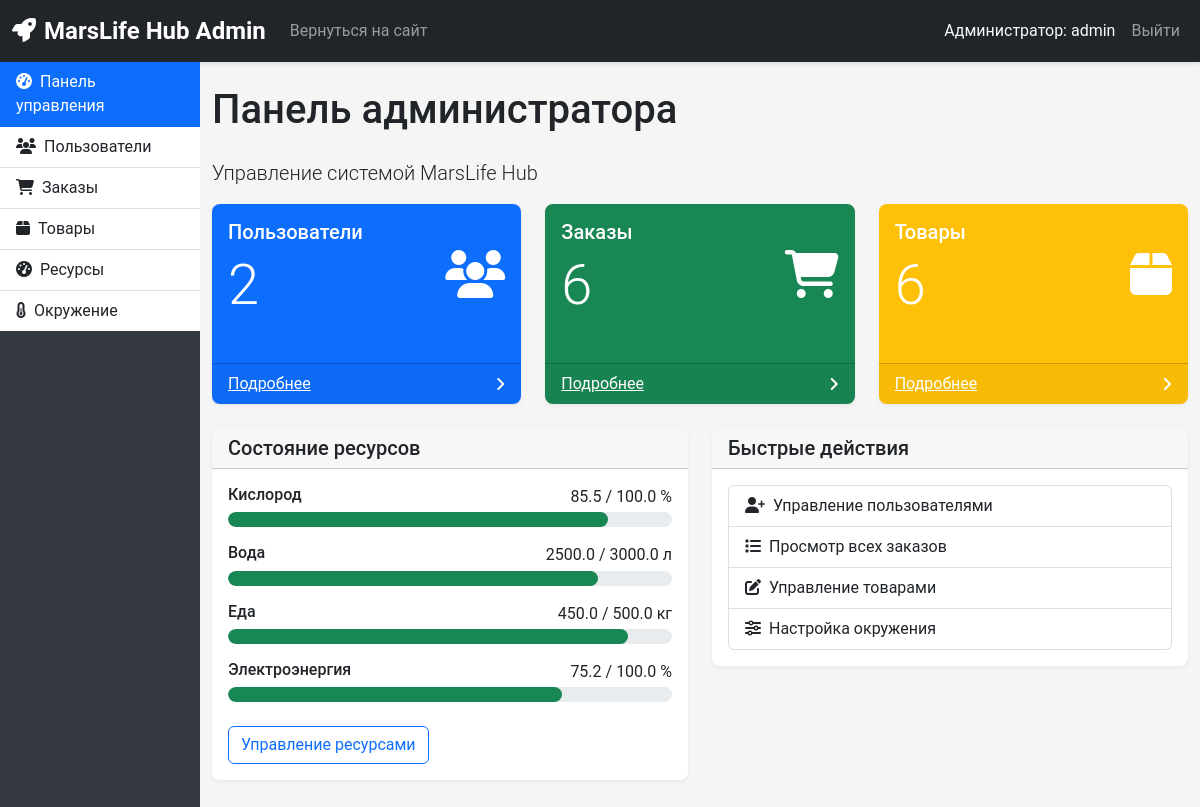
The page /admin (signed in) on the database its author committed.
### app_copy.py (models this page shows)
class Resource(db.Model):
    id = db.Column(db.Integer, primary_key=True)
    name = db.Column(db.String(50), nullable=False)
    current_level = db.Column(db.Float, nullable=False)
    max_level = db.Column(db.Float, nullable=False)
    unit = db.Column(db.String(20), nullable=False)
    last_updated = db.Column(db.DateTime, default=datetime.utcnow)

### app_copy.py (the view)
@app.route('/admin')
def admin_dashboard():
    if 'user_id' not in session:
        return redirect(url_for('login'))
    user = User.query.get(session['user_id'])
    if not user or user.role != 'admin':
        flash('У вас нет доступа к админской панели', 'danger')
        return redirect(url_for('index'))
    users_count = User.query.count()
    transactions_count = Transaction.query.count()
    products_count = Product.query.count()
    resources = Resource.query.all()
    return render_template('admin/dashboard.html',
                           users_count=users_count,
                           transactions_count=transactions_count,
                           products_count=products_count,
                           resources=resources)

### templates/admin/dashboard.html (shortened to what this page needs)
{% extends 'admin/base.html' %}
{% block content %}
<div class="row">
    <div class="col-12">
        <h1 class="mb-4">Панель администратора</h1>
        <p class="lead">Управление системой MarsLife Hub</p>
    </div>
</div>
<div class="row">
    <div class="col-md-4 mb-4">
        <div class="card bg-primary text-white h-100">
            <div class="card-body">
                <div class="d-flex justify-content-between align-items-center">
                    <div>
                        <h5 class="card-title">Пользователи</h5>
                        <h2 class="display-4">{{ users_count }}</h2>
                    </div>
                    <i class="fas fa-users fa-3x"></i>
                </div>
            </div>
            <div class="card-footer d-flex align-items-center justify-content-between">
                <a href="{{ url_for('admin_users') }}" class="text-white">Подробнее</a>
                <i class="fas fa-angle-right"></i>
            </div>
        </div>
    </div>
    <div class="col-md-4 mb-4">
        <div class="card bg-success text-white h-100">
            <div class="card-body">
                <div class="d-flex justify-content-between align-items-center">
                    <div>
                        <h5 class="card-title">Заказы</h5>
                        <h2 class="display-4">{{ transactions_count }}</h2>
                    </div>
                    <i class="fas fa-shopping-cart fa-3x"></i>
                </div>
            </div>
            <div class="card-footer d-flex align-items-center justify-content-between">
                <a href="{{ url_for('admin_transactions') }}" class="text-white">Подробнее</a>
                <i class="fas fa-angle-right"></i>
            </div>
        </div>
    </div>
    <div class="col-md-4 mb-4">
        <div class="card bg-warning text-white h-100">
            <div class="card-body">
                <div class="d-flex justify-content-between align-items-center">
                    <div>
                        <h5 class="card-title">Товары</h5>
                        <h2 class="display-4">{{ products_count }}</h2>
                    </div>
                    <i class="fas fa-box fa-3x"></i>
                </div>
            </div>
            <div class="card-footer d-flex align-items-center justify-content-between">
                <a href="{{ url_for('admin_products') }}" class="text-white">Подробнее</a>
                <i class="fas fa-angle-right"></i>
            </div>
        </div>
    </div>
</div>
<div class="row">
    <div class="col-md-6 mb-4">
        <div class="card">
            <div class="card-header">
                <h5 class="mb-0">Состояние ресурсов</h5>
            </div>
            <div class="card-body">
                {% for resource in resources %}
                <div class="mb-3">
                    <div class="d-flex justify-content-between">
                        <h6>{{ resource.name }}</h6>
                        <span>{{ resource.current_level }} / {{ resource.max_level }} {{ resource.unit }}</span>
                    </div>
                    <div class="progress">
                        {% set percentage = (resource.current_level / resource.max_level) * 100 %}
                        {% if percentage < 30 %}
                            {% set color = "danger" %}
                        {% elif percentage < 70 %}
                            {% set color = "warning" %}
                        {% else %}
                            {% set color = "success" %}
                        {% endif %}
                        <div class="progress-bar bg-{{ color }}" role="progressbar" style="width: {{ percentage }}%"></div>
                    </div>
                </div>
                {% endfor %}
                <a href="{{ url_for('resources') }}" class="btn btn-outline-primary mt-2">Управление ресурсами</a>
            </div>
        </div>
    </div>
    <div class="col-md-6 mb-4">
        <div class="card">
            <div class="card-header">
                <h5 class="mb-0">Быстрые действия</h5>
            </div>
            <div class="card-body">
                <div class="list-group">
                    <a href="{{ url_for('admin_users') }}" class="list-group-item list-group-item-action">
                        <i class="fas fa-user-plus me-2"></i>Управление пользователями
                    </a>
                    <a href="{{ url_for('admin_transactions') }}" class="list-group-item list-group-item-action">
                        <i class="fas fa-list me-2"></i>Просмотр всех заказов
                    </a>
                    <a href="{{ url_for('admin_products') }}" class="list-group-item list-group-item-action">
                        <i class="fas fa-edit me-2"></i>Управление товарами
                    </a>
                    <a href="{{ url_for('environment') }}" class="list-group-item list-group-item-action">
                        <i class="fas fa-sliders-h me-2"></i>Настройка окружения
                    </a>
                </div>
            </div>
        </div>
    </div>
</div>
{% endblock %}

### static/css/style.css (style rules this page uses)
body { background-color: #f5f5f5; font-family: 'Roboto', sans-serif; }
.card { box-shadow: 0 2px 4px rgba(0, 0, 0, 0.05); border-radius: 8px; border: none; margin-bottom: 20px; }
.card-header { border-radius: 8px 8px 0 0 !important; font-weight: 600; }
.progress { height: 15px; border-radius: 10px; background-color: #e9ecef; }
.progress-bar { border-radius: 10px; }

### rows shown on the page
Resource: name "Кислород", current_level "85.5", max_level "100.0", unit "%"
Resource: name "Вода", current_level "2500.0", max_level "3000.0", unit "л", {{ percentage }} 83.33333333333334 (drawn)
Resource: name "Еда", current_level "450.0", max_level "500.0", unit "кг", {{ percentage }} 90.0 (drawn)
Resource: name "Электроэнергия", current_level "75.2", max_level "100.0", unit "%"

### other values the page prints
{{ session['username'] }} "admin"
{{ users_count }} "2"
{{ transactions_count }} "6"
{{ products_count }} "6"
